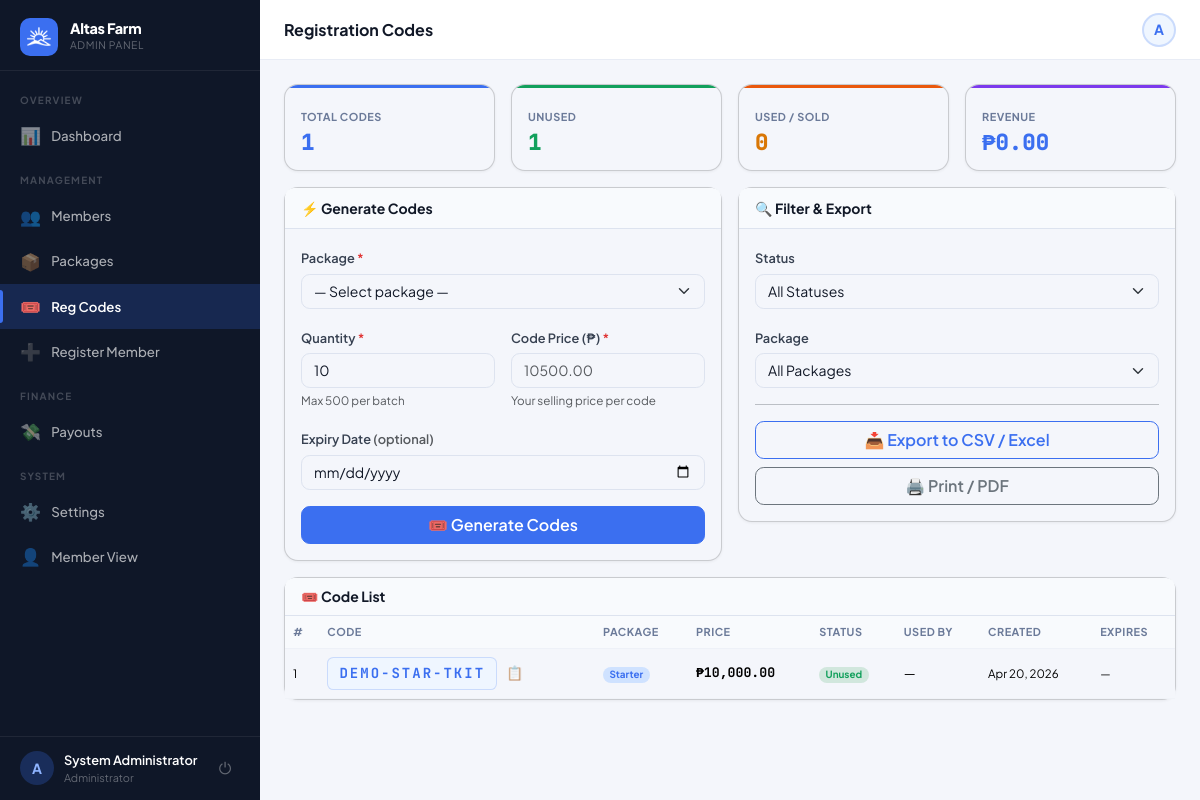
The app's page /?page=admin_codes (signed in), older data.
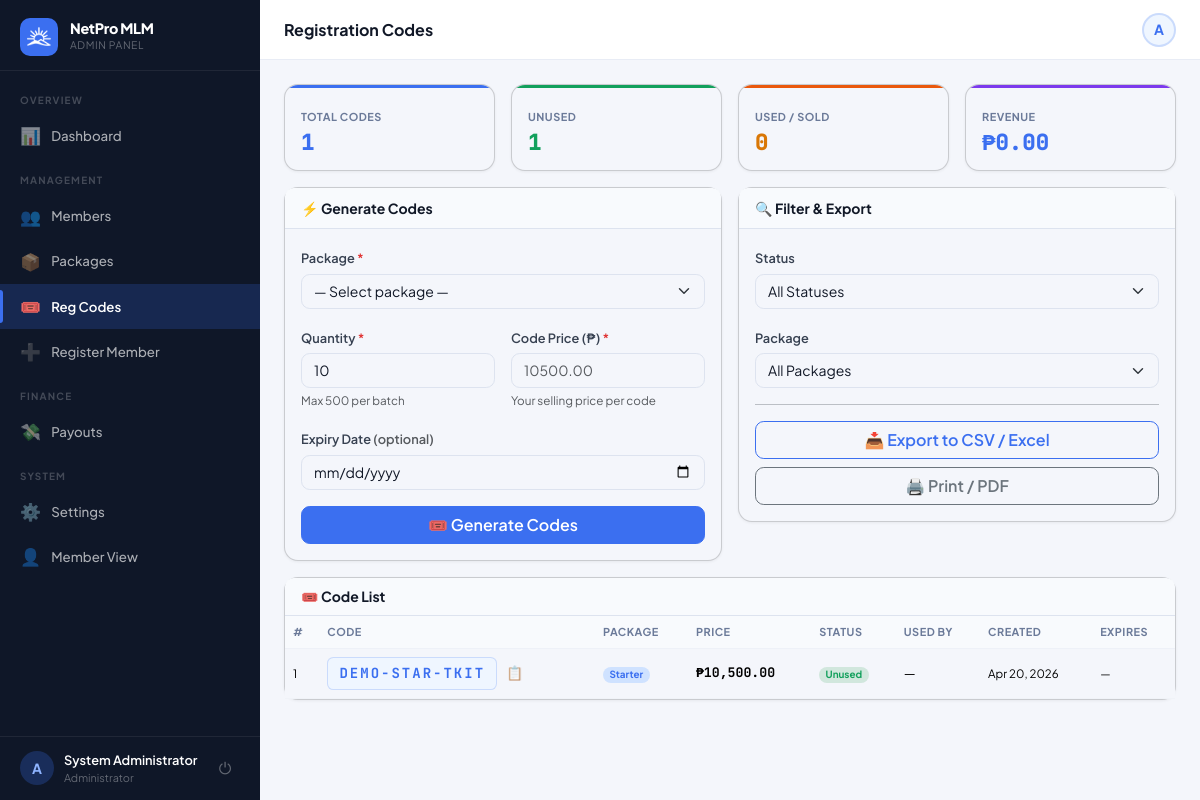
The same page, newer data.
### tables this page shows
CREATE TABLE settings (
  key_name   VARCHAR(80) NOT NULL PRIMARY KEY,
  value      TEXT        NOT NULL,
  updated_at TIMESTAMP DEFAULT CURRENT_TIMESTAMP ON UPDATE CURRENT_TIMESTAMP
);

CREATE TABLE reg_codes (
  id          INT UNSIGNED AUTO_INCREMENT PRIMARY KEY,
  code        VARCHAR(20)   NOT NULL UNIQUE,
  package_id  INT UNSIGNED  NOT NULL,
  price       DECIMAL(12,2) NOT NULL,
  status      ENUM('unused','used','expired') NOT NULL DEFAULT 'unused',
  used_by     INT UNSIGNED  NULL,
  created_by  INT UNSIGNED  NOT NULL,
  used_at     TIMESTAMP     NULL,
  expires_at  DATE          NULL,
  created_at  TIMESTAMP DEFAULT CURRENT_TIMESTAMP,
  FOREIGN KEY (package_id) REFERENCES packages(id),
  FOREIGN KEY (used_by)    REFERENCES users(id) ON DELETE SET NULL,
  FOREIGN KEY (created_by) REFERENCES users(id)
);

CREATE TABLE packages (
  id               INT UNSIGNED AUTO_INCREMENT PRIMARY KEY,
  name             VARCHAR(80)      NOT NULL,
  entry_fee        DECIMAL(12,2)    NOT NULL,
  pairing_bonus    DECIMAL(12,2)    NOT NULL,
  daily_pair_cap   TINYINT UNSIGNED NOT NULL DEFAULT 3,
  direct_ref_bonus DECIMAL(12,2)    NOT NULL DEFAULT 0.00,
  status           ENUM('active','inactive') NOT NULL DEFAULT 'active',
  created_at       TIMESTAMP DEFAULT CURRENT_TIMESTAMP
);

### controllers/AdminController.php (called while the page is built, shortened)
<?php
class AdminController
{
    public function codes(): void
    {
        $page     = max(1, (int)($_GET['pg']  ?? 1));
        $status   = $_GET['status']            ?? '';
        $pkgId    = (int)($_GET['pkg']         ?? 0);
        $codes    = Code::all($page, $status, $pkgId);
        require 'views/admin/codes.php';
    }
}

### index.php (called while the page is built, shortened)
<?php
require_once 'config/db.php';
require_once 'core/helpers.php';
require_once 'core/Auth.php';
if (setting('maintenance_mode') === '1' && !Auth::isAdmin()) {
    $name = setting('site_name', APP_NAME);
    http_response_code(503);
    die("<!doctype html><html><head><meta charset='UTF-8'><title>Maintenance — {$name}</title>
    <style>body{font-family:system-ui;display:flex;align-items:center;justify-content:center;min-height:100vh;margin:0;background:#f4f6fb;}
    .box{text-align:center;padding:40px;max-width:400px;}h1{font-size:24px;}p{color:#6b7a99;}</style>
    </head><body><div class='box'><div style='font-size:50px;margin-bottom:16px;'>🔧</div>
    <h1>{$name}</h1><p>We're performing scheduled maintenance. We'll be back shortly.</p></div></body></html>");
}
$page = $_GET['page'] ?? 'login';
$route = $routes[$page] ?? null;
[$ctrlClass, $method, $role] = $route;
(new $ctrlClass())->$method();

### config/db.php (called while the page is built, shortened)
<?php
function db(): PDO
{
    static $pdo = null;
    if ($pdo === null) {
        $dsn = sprintf(
            'mysql:host=%s;port=%s;dbname=%s;charset=utf8mb4',
            DB_HOST,
            DB_PORT,
            DB_NAME
        );
        try {
            $pdo = new PDO($dsn, DB_USER, DB_PASS, [
                PDO::ATTR_ERRMODE            => PDO::ERRMODE_EXCEPTION,
                PDO::ATTR_DEFAULT_FETCH_MODE => PDO::FETCH_ASSOC,
                PDO::ATTR_EMULATE_PREPARES   => false,
                PDO::MYSQL_ATTR_FOUND_ROWS   => true,
            ]);
        } catch (PDOException $e) {
            if (APP_ENV === 'development') {
                die('<pre>Database connection failed: ' . $e->getMessage() . '</pre>');
            }
            die('Service temporarily unavailable. Please try again later.');
        }
    }
    return $pdo;
}

### core/helpers.php (called while the page is built, shortened)
<?php
function e(mixed $val): string
{
    return htmlspecialchars((string) $val, ENT_QUOTES | ENT_SUBSTITUTE, 'UTF-8');
}
function fmt_money(float $n, bool $showSign = false): string
{
    $formatted = '₱' . number_format(abs($n), 2);
    return $formatted;
}
function fmt_date(?string $ts, string $format = 'M d, Y'): string
{
    return date($format, strtotime($ts));
}
function setting(string $key, string $default = ''): string
{
    static $cache = [];
    if (!array_key_exists($key, $cache)) {
        $st = db()->prepare('SELECT value FROM settings WHERE key_name = ?');
        $st->execute([$key]);
        $value = $st->fetchColumn();
        $cache[$key] = ($value === false ? null : $value) ?? $default;
    }
    return $cache[$key];
}
function paginate(string $query, array $params, int $page, int $perPage = 20): array
{
    $pdo = db();
    $countSql = preg_replace('/SELECT .+? FROM /is', 'SELECT COUNT(*) FROM ', $query, 1);
    $countSql = preg_replace('/ORDER BY .+$/is', '', $countSql);
    $st = $pdo->prepare($countSql);
    $st->execute($params);
    $total = (int) $st->fetchColumn();
    $totalPages = max(1, (int) ceil($total / $perPage));
    $page       = max(1, min($page, $totalPages));
    $offset     = ($page - 1) * $perPage;
    $st = $pdo->prepare($query . " LIMIT $perPage OFFSET $offset");
    $st->execute($params);
    return [
        'data'        => $st->fetchAll(),
        'total'       => $total,
        'page'        => $page,
        'per_page'    => $perPage,
        'total_pages' => $totalPages,
        'has_prev'    => $page > 1,
        'has_next'    => $page < $totalPages,
    ];
}

### models/Code.php (called while the page is built, shortened)
<?php
class Code
{
    public static function all(int $page = 1, string $status = '', int $pkgId = 0): array
    {
        $where  = '1=1';
        $params = [];
        return paginate(
            "SELECT r.*, p.name AS package_name,
                    u.username AS used_by_username
             FROM   reg_codes r
             JOIN   packages  p ON p.id = r.package_id
             LEFT JOIN users  u ON u.id = r.used_by
             WHERE  {$where}
             ORDER BY r.created_at DESC",
            $params, $page, 25
        );
    }
}

### views/admin/codes.php (the view, shortened to what the changed rows need)
<?php require 'views/partials/head.php'; ?>
<?php require 'views/partials/sidebar_admin.php'; ?>
<div class="main-content">
  <div class="page-content">
    <div class="card no-print">
      <div class="table-responsive">
        <table class="table table-hover mb-0">
          <thead>
            <tr><th>#</th><th>Code</th><th>Package</th><th>Price</th><th>Status</th><th>Used By</th><th>Created</th><th>Expires</th></tr>
          </thead>
          <tbody>
          <?php if (empty($codes['data'])): ?>
            <tr><td colspan="8" class="text-center py-5 text-muted">No codes found.</td></tr>
          <?php else: foreach ($codes['data'] as $i => $c): ?>
          <tr>
            <td class="td-muted" style="font-size:.72rem;"><?= ($codes['page']-1)*25 + $i + 1 ?></td>
            <td>
              <div class="d-flex align-items-center gap-2">
                <span class="reg-code"><?= e($c['code']) ?></span>
                <button type="button"
                  class="btn btn-sm btn-link p-0 text-muted"
                  onclick="copyText('<?= e($c['code']) ?>')"
                  title="Copy code"
                  style="font-size:.85rem;line-height:1;text-decoration:none;">
                  📋
                </button>
              </div>
            </td>
            <td><span class="badge bg-primary-subtle text-primary"><?= e($c['package_name']) ?></span></td>
            <td class="font-mono fw-bold"><?= fmt_money($c['price']) ?></td>
            <td><?php $b=match($c['status']){'unused'=>'bg-success-subtle text-success','used'=>'bg-secondary-subtle text-secondary','expired'=>'bg-danger-subtle text-danger',default=>'bg-secondary-subtle'}; ?>
              <span class="badge <?= $b ?>"><?= ucfirst($c['status']) ?></span></td>
            <td class="td-muted"><?= $c['used_by_username'] ? '@'.e($c['used_by_username']) : '—' ?></td>
            <td class="td-muted" style="font-size:.72rem;"><?= fmt_date($c['created_at']) ?></td>
            <td class="td-muted" style="font-size:.72rem;"><?= $c['expires_at'] ? fmt_date($c['expires_at']) : '—' ?></td>
          </tr>
          <?php endforeach; endif; ?>
          </tbody>
        </table>
      </div>
    </div>
  </div>
</div>
<?php require 'views/partials/footer.php'; ?>

### views/partials/sidebar_admin.php (shortened to what the changed rows need)
<?php
$cp = current_page();
$user = Auth::user();
$initial = strtoupper(substr($user['username'] ?? 'A', 0, 1));
$pendingPayouts = (int)db()->query("SELECT COUNT(*) FROM payout_requests WHERE status='pending'")->fetchColumn();
$pendingMembers = (int)db()->query("SELECT COUNT(*) FROM users WHERE role='member' AND status='pending'")->fetchColumn();
function renderAdminNav($cp, $user, $initial, $pendingPayouts, $pendingMembers) { ?>
  <div class="sidebar-brand">
    <div>
      <div class="brand-name"><?= e(setting('site_name', APP_NAME)) ?></div>
      <div class="brand-sub">Admin Panel</div>
    </div>
  </div>
<?php } ?>
<div class="sidebar d-none d-lg-flex flex-column">
  <?php renderAdminNav($cp, $user, $initial, $pendingPayouts, $pendingMembers); ?>
</div>

Row changes from the older to the newer data that the page shows:
changed settings: value "Altas Farm" → "NetPro MLM"
changed reg_codes "DEMO-STAR-TKIT": price "₱10,000.00" → "₱10,500.00"
